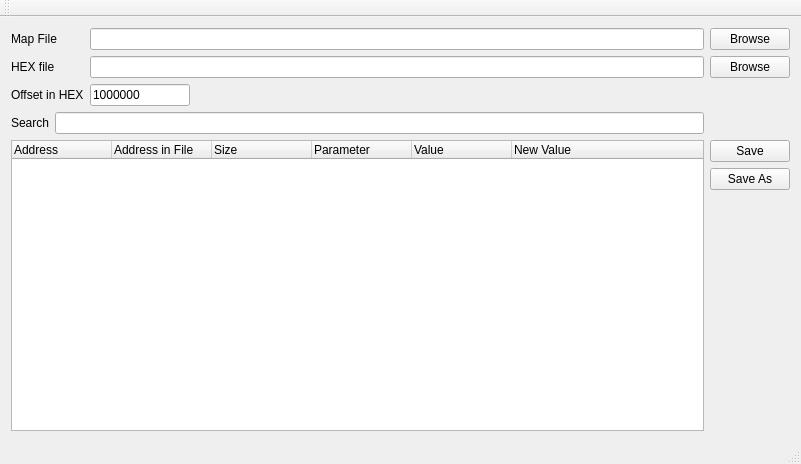
<?xml version="1.0" encoding="UTF-8"?>
<ui version="4.0">
 <class>CalEditorWindow</class>
 <widget class="QMainWindow" name="CalEditorWindow">
  <property name="geometry">
   <rect>
    <x>0</x>
    <y>0</y>
    <width>801</width>
    <height>464</height>
   </rect>
  </property>
  <property name="windowTitle">
   <string>CalEditorWindow</string>
  </property>
  <widget class="QWidget" name="centralWidget">
   <layout class="QVBoxLayout" name="verticalLayout_2">
    <item>
     <layout class="QGridLayout" name="gridLayout">
      <item row="0" column="0">
       <widget class="QLabel" name="label">
        <property name="text">
         <string>Map File</string>
        </property>
       </widget>
      </item>
      <item row="0" column="1">
       <widget class="QLineEdit" name="lineEdit"/>
      </item>
      <item row="0" column="2">
       <widget class="QPushButton" name="pushButton">
        <property name="text">
         <string>Browse</string>
        </property>
       </widget>
      </item>
      <item row="1" column="0">
       <widget class="QLabel" name="label_2">
        <property name="text">
         <string>HEX file</string>
        </property>
       </widget>
      </item>
      <item row="1" column="1">
       <widget class="QLineEdit" name="lineEdit_2"/>
      </item>
      <item row="1" column="2">
       <widget class="QPushButton" name="pushButton_2">
        <property name="text">
         <string>Browse</string>
        </property>
       </widget>
      </item>
      <item row="2" column="0">
       <widget class="QLabel" name="label_3">
        <property name="text">
         <string>Offset in HEX</string>
        </property>
       </widget>
      </item>
      <item row="2" column="1">
       <widget class="QLineEdit" name="lineEdit_3">
        <property name="maximumSize">
         <size>
          <width>100</width>
          <height>16777215</height>
         </size>
        </property>
        <property name="text">
         <string>1000000</string>
        </property>
       </widget>
      </item>
     </layout>
    </item>
    <item>
     <layout class="QHBoxLayout" name="horizontalLayout">
      <item>
       <layout class="QGridLayout" name="gridLayout_2">
        <item row="0" column="1">
         <widget class="QLineEdit" name="lineEdit_4"/>
        </item>
        <item row="1" column="0" colspan="2">
         <widget class="QTreeWidget" name="treeWidget">
          <column>
           <property name="text">
            <string>Address</string>
           </property>
          </column>
          <column>
           <property name="text">
            <string>Address in File</string>
           </property>
          </column>
          <column>
           <property name="text">
            <string>Size</string>
           </property>
          </column>
          <column>
           <property name="text">
            <string>Parameter</string>
           </property>
          </column>
          <column>
           <property name="text">
            <string>Value</string>
           </property>
          </column>
          <column>
           <property name="text">
            <string>New Value</string>
           </property>
          </column>
         </widget>
        </item>
        <item row="0" column="0">
         <widget class="QLabel" name="label_4">
          <property name="text">
           <string>Search</string>
          </property>
         </widget>
        </item>
        <item row="1" column="2">
         <layout class="QVBoxLayout" name="verticalLayout" stretch="0,0,0">
          <property name="spacing">
           <number>6</number>
          </property>
          <property name="topMargin">
           <number>0</number>
          </property>
          <item>
           <widget class="QPushButton" name="pushButton_3">
            <property name="text">
             <string>Save</string>
            </property>
           </widget>
          </item>
          <item>
           <widget class="QPushButton" name="pushButton_4">
            <property name="text">
             <string>Save As</string>
            </property>
           </widget>
          </item>
          <item>
           <spacer name="verticalSpacer">
            <property name="orientation">
             <enum>Qt::Vertical</enum>
            </property>
            <property name="sizeHint" stdset="0">
             <size>
              <width>20</width>
              <height>40</height>
             </size>
            </property>
           </spacer>
          </item>
         </layout>
        </item>
       </layout>
      </item>
     </layout>
    </item>
   </layout>
  </widget>
  <widget class="QMenuBar" name="menuBar">
   <property name="geometry">
    <rect>
     <x>0</x>
     <y>0</y>
     <width>801</width>
     <height>22</height>
    </rect>
   </property>
  </widget>
  <widget class="QToolBar" name="mainToolBar">
   <attribute name="toolBarArea">
    <enum>TopToolBarArea</enum>
   </attribute>
   <attribute name="toolBarBreak">
    <bool>false</bool>
   </attribute>
  </widget>
  <widget class="QStatusBar" name="statusBar"/>
 </widget>
 <layoutdefault spacing="6" margin="11"/>
 <resources/>
 <connections/>
</ui>
